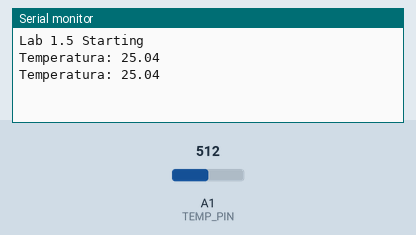
This sketch was run on a simulated Arduino Uno, built with avr-gcc and run on an emulated ATmega328P. Parts: the last lines printed to the serial monitor. The test bench sets the inputs (shaded band); at power-on: A1 (TEMP_PIN) = 512.

Above: at 10.8 s.
10.9 s: A1 (TEMP_PIN) set to 716
At 20.7 s:
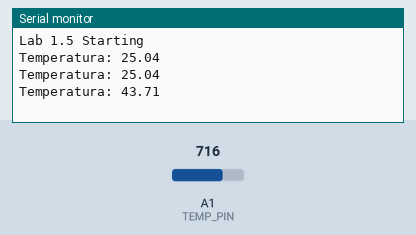
20.9 s: A1 (TEMP_PIN) set to 900
At 31.3 s:
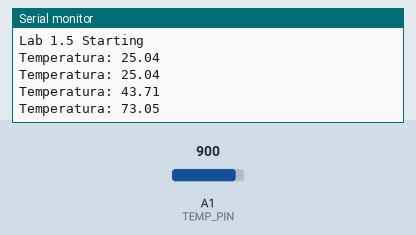
Timing chart, 0 to 32.8 s (numbered marks = the images above; inputs shaded):
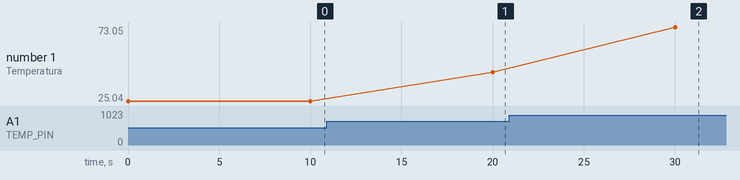

Measured:
- after the input at 10.9 s, the serial monitor: prints a new line after 9.1 s (image 1)
- after the input at 20.9 s, the serial monitor: prints a new line after 9.1 s (image 2)
- plotted number 1: 25.04 → 43.71 after the input at 10.9 s, 43.71 → 73.05 after the input at 20.9 s

The sketch:

lab1_es5.ino
```cpp
const int TEMP_PIN = A1;
const int B = 4275;
const int long R0 = 100000;
const int Vcc = 1023;
const float T0 = 298.15;
void setup() {
  // put your setup code here, to run once:
  pinMode(TEMP_PIN, INPUT);
  Serial.begin(9600);
  while (!Serial);
  Serial.println("Lab 1.5 Starting");
}

void convertTension (float sensorVal) {
  float R = ((Vcc / sensorVal) - 1.0) * R0;
  float T = 1 / (log(R / R0) / B + 1 / T0) - 273.15;
  Serial.print("Temperatura: ");
  Serial.println(T);
  delay(1e4);
}

void loop() {
  // put your main code here, to run repeatedly:
  float sensorVal = analogRead(TEMP_PIN);
  convertTension (sensorVal);
}
```
